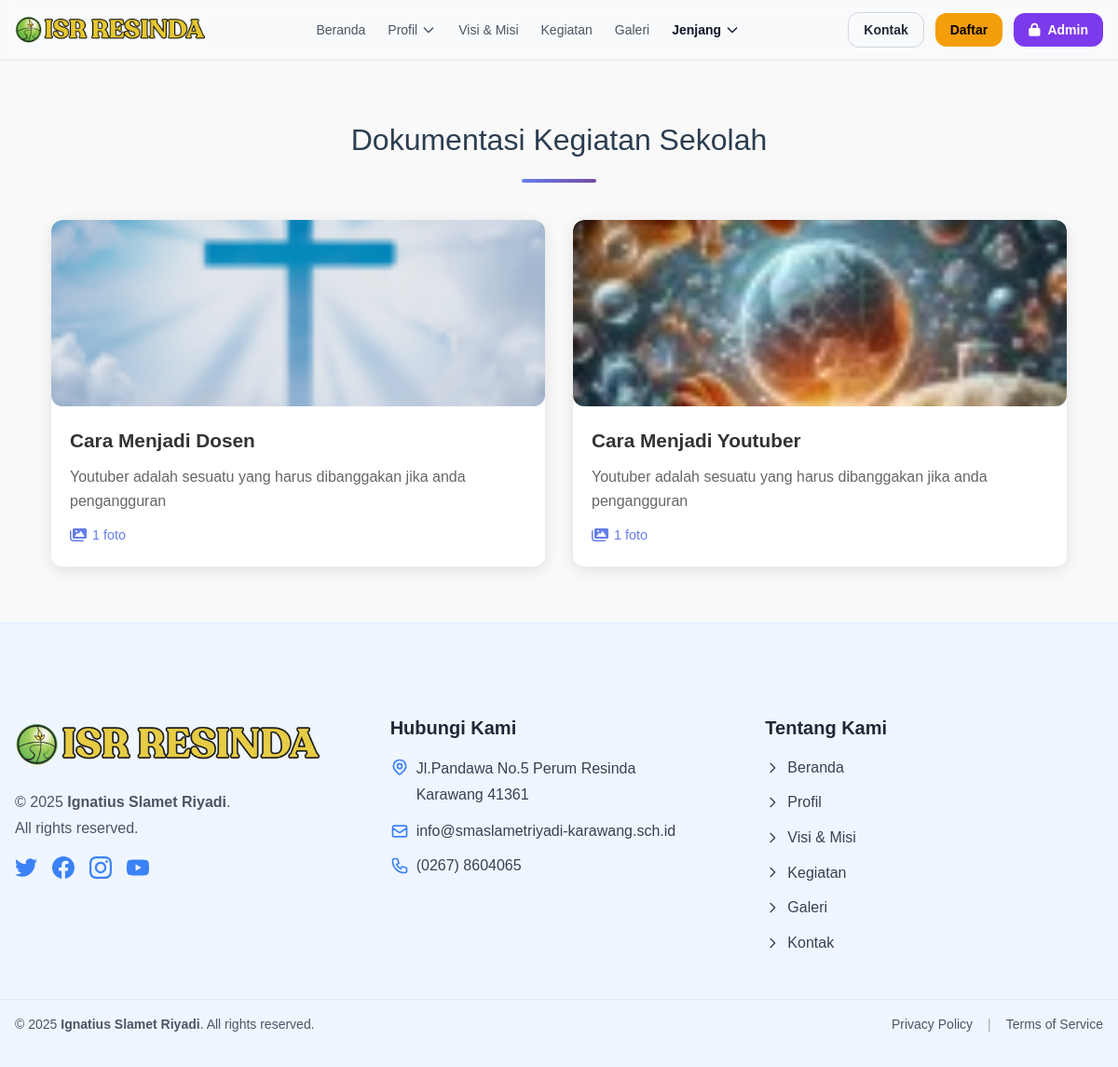
Screenshot of /kegiatan.php with the database file from the repository.
### tables this page shows
CREATE TABLE `kegiatan` (
  `id` int NOT NULL,
  `title` varchar(255) NOT NULL,
  `slug` varchar(255) NOT NULL,
  `excerpt` text,
  `content` longtext,
  `image_path` varchar(255) DEFAULT NULL,
  `category` varchar(50) NOT NULL DEFAULT 'umum',
  `status` enum('active','inactive') NOT NULL DEFAULT 'active',
  `author_id` int DEFAULT NULL,
  `created_at` timestamp NOT NULL DEFAULT CURRENT_TIMESTAMP,
  `updated_at` timestamp NULL DEFAULT NULL ON UPDATE CURRENT_TIMESTAMP
);

### config/database.php (called while the page is built, shortened)
<?php
class Database {
    private $host = "localhost";
    private $db_name = "isr_school";
    private $username = "root";
    private $password = "";
    public function getConnection() {
        $this->conn = null;
        try {
            $this->conn = new PDO("mysql:host=" . $this->host . ";dbname=" . $this->db_name, $this->username, $this->password);
            $this->conn->exec("set names utf8");
            $this->conn->setAttribute(PDO::ATTR_ERRMODE, PDO::ERRMODE_EXCEPTION);
        } catch(PDOException $exception) {
            echo "Connection error: " . $exception->getMessage();
        }
        return $this->conn;
    }
}
?>

### models/Kegiatan.php (called while the page is built, shortened)
<?php
require_once __DIR__ . '/../config/database.php';
class Kegiatan {
  private $db;
  public function __construct() { $this->db = (new Database())->getConnection(); }
  public function all($filters = []) {
    $sql = "SELECT * FROM kegiatan WHERE 1=1";
    $params = [];
    if (!empty($filters['status'])) {
      $sql .= " AND status = :status";
      $params[':status'] = $filters['status'];
    }
    $sql .= " ORDER BY created_at DESC";
    $stmt = $this->db->prepare($sql);
    foreach ($params as $k=>$v) $stmt->bindValue($k, $v);
    $stmt->execute();
    return $stmt->fetchAll(PDO::FETCH_ASSOC);
  }
}

### kegiatan.php (the view, shortened to what this page needs)
<!DOCTYPE html>
<html lang="id">
<head>
  <link rel="stylesheet" href="assets/css/style.css" />
  <link rel="stylesheet" href="https://cdnjs.cloudflare.com/ajax/libs/font-awesome/6.0.0/css/all.min.css" />
</head>
<body>
  <?php include 'includes/header.php'; ?>
  <section id="kegiatan" class="activities-section">
    <div class="container">
      <h2 class="section-title">Dokumentasi Kegiatan Sekolah</h2>
      <div class="activity-cards">
<?php
require_once __DIR__ . '/models/Kegiatan.php';
require_once __DIR__ . '/config/database.php';
if (!function_exists('h')) {
  function h($s){ return htmlspecialchars((string)$s, ENT_QUOTES, 'UTF-8'); }
}
$kg = new Kegiatan();
$validCats = ['umum','berita','artikel','pengumuman'];
$category = strtolower(trim($_GET['category'] ?? '')); if (!in_array($category,$validCats,true)) $category='';
$q = trim($_GET['q'] ?? '');
$posts = $kg->all([
  'status'   => 'active',
  'category' => $category ?: null,
  'q'        => $q ?: null
]);
$photoCount = [];
try {
  $ids = array_column($posts, 'id');
  if ($ids) {
    $db = (new Database())->getConnection();
    $in = implode(',', array_fill(0, count($ids), '?'));
    $stmt = $db->prepare("SELECT kegiatan_id, COUNT(*) AS c FROM kegiatan_foto WHERE kegiatan_id IN ($in) GROUP BY kegiatan_id");
    $stmt->execute($ids);
    foreach ($stmt->fetchAll(PDO::FETCH_ASSOC) as $r) {
      $photoCount[(int)$r['kegiatan_id']] = (int)$r['c'];
    }
  }
} catch (Throwable $e) {
}
if (!empty($posts)):
  foreach ($posts as $p):
    $thumb = $p['image_path'] ?? '';
    $title = $p['title'] ?? '';
    $excerpt = $p['excerpt'] ?? '';
    $slug = $p['slug'] ?? '';
    $count = $photoCount[$p['id']] ?? ($thumb ? 1 : 0);
?>
  <div class="activity-card">
    <a href="kegiatan-detail.php?slug=<?= h($slug) ?>">
      <img src="<?= h($thumb ?: 'assets/img/placeholder.jpg') ?>" alt="<?= h($title) ?>" />
    </a>
    <div class="activity-content">
      <h3>
        <a href="kegiatan-detail.php?slug=<?= h($slug) ?>"><?= h($title) ?></a>
      </h3>
      <p><?= $excerpt !== '' ? h($excerpt) : h(mb_strimwidth(strip_tags($p['content'] ?? ''), 0, 120, '…')) ?></p>
      <span class="photo-count"><i class="fas fa-images"></i> <?= (int)$count ?> foto</span>
    </div>
  </div>
<?php
  endforeach;
endif; ?>
      </div>
    </div>
  </section>
  <?php include 'includes/footer.php'; ?>
</body>
</html>

### assets/css/style.css (style rules this page uses)
* { margin: 0; padding: 0; box-sizing: border-box; font-family: 'Arial', sans-serif; }
body { background-color: #f5f5f5; color: #333; line-height: 1.6; }
.container { width: 100%; max-width: 1200px; margin: 0 auto; padding: 0 15px; }
.activities-section { padding: 60px 20px; background: #f9f9f9; }
.section-title { text-align: center; font-size: 2rem; margin-bottom: 40px; color: #2c3e50; }
.container { max-width: 1200px; margin: auto; }
.activity-cards { display: grid; grid-template-columns: repeat(auto-fit, minmax(300px, 1fr)); gap: 30px; }
.activity-card { background: #fff; border-radius: 12px; box-shadow: 0 4px 15px rgba(0, 0, 0, 0.1); overflow: hidden; transition: transform 0.3s ease; }
.activity-card img { width: 100%; height: 200px; object-fit: cover; }
.activity-content { padding: 20px; }
.activity-content h3 { font-size: 1.3rem; margin-bottom: 10px; color: #333; }
.activity-content p { font-size: 1rem; color: #666; }
img { max-width:100%;height:auto;border-radius:0.75rem }

### kegiatan.php (style rules this page uses)
.activities-section { padding: 80px 0; background: #f8f9fa; }
.section-title { text-align: center; font-size: 2.5rem; color: #2d3748; margin-bottom: 50px; position: relative; padding-bottom: 20px; }
.section-title::after { content: ''; position: absolute; bottom: 0; left: 50%; transform: translateX(-50%); width: 80px; height: 4px; background: linear-gradient(90deg, #667eea, #764ba2); border-radius: 2px; }
.activity-cards { display: grid; grid-template-columns: repeat(auto-fit, minmax(280px, 1fr)); gap: 30px; padding: 0 20px; }
.activity-card { background: white; border-radius: 12px; overflow: hidden; box-shadow: 0 4px 6px rgba(0,0,0,0.07); transition: all 0.3s ease; cursor: pointer; }
.activity-card img { width: 100%; height: 220px; object-fit: cover; transition: transform 0.3s ease; }
.activity-content { padding: 25px; }
.activity-content h3 { font-size: 1.3rem; color: #2d3748; margin-bottom: 10px; font-weight: 600; }
.activity-content p { color: #718096; line-height: 1.6; font-size: 0.95rem; }
.photo-count { display: inline-flex; align-items: center; gap: 6px; margin-top: 12px; color: #667eea; font-size: 0.9rem; font-weight: 500; }
.photo-count i { font-size: 1rem; }

### includes/header.php (style rules this page uses)
body { font-family:'Inter',system-ui,-apple-system,'Segoe UI',Roboto,Helvetica,Arial }

### rows the page displays
kegiatan: image_path (picture), title "Cara Menjadi Dosen", excerpt "Youtuber adalah sesuatu yang harus dibanggakan jika anda pengangguran", id "1"
kegiatan: image_path (picture), title "Cara Menjadi Youtuber", excerpt "Youtuber adalah sesuatu yang harus dibanggakan jika anda pengangguran", id "1"
